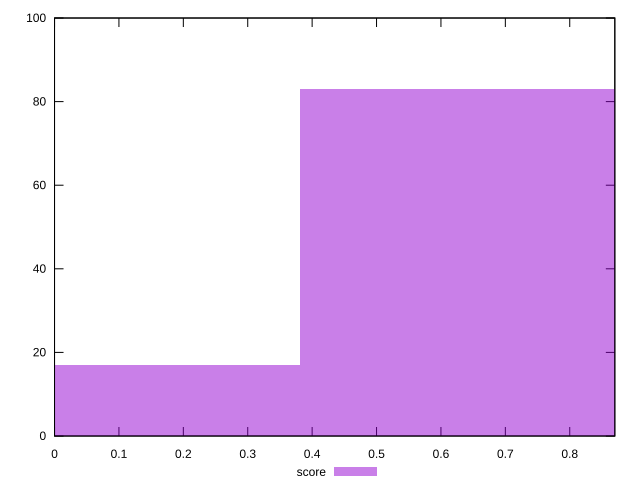

gnuplot code for this plot:
reset

$score <<EOF
0.7615392660474175 83
0 17
EOF

set key outside below
set boxwidth 0.7615392660474175
set xrange [0:0.87]
set yrange [0:100]
set trange [0:100]
set style fill transparent solid 0.5 noborder
set terminal svg size 640, 490 enhanced background rgb 'white'
set output "reports/report_00033_2021-03-01T14-23-16.841Z/cumulative-layout-shift/samples/astro-cached/score/histogram.svg"

plot $score title "score" with boxes

reset
